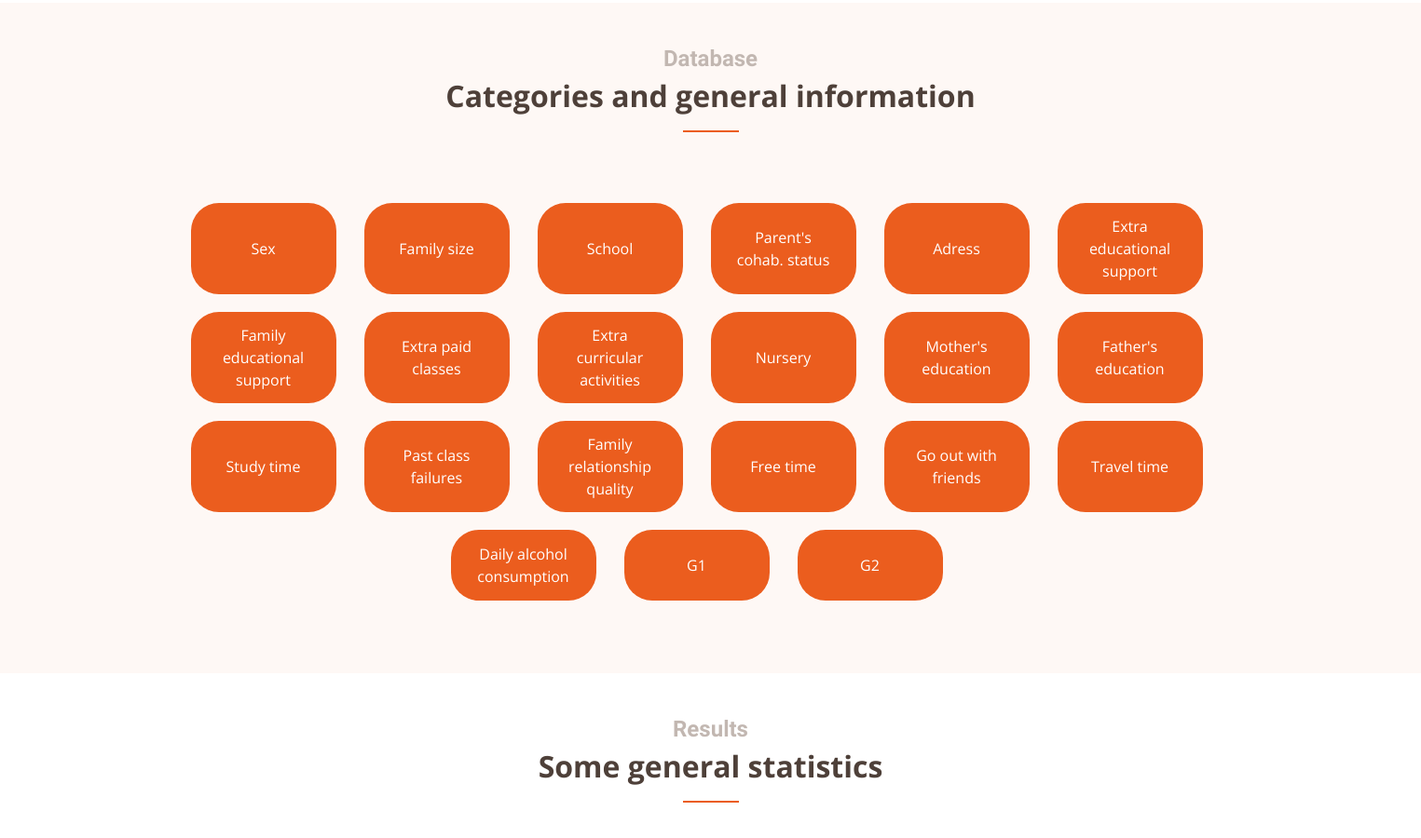
The app's page /results (middle part), older data.
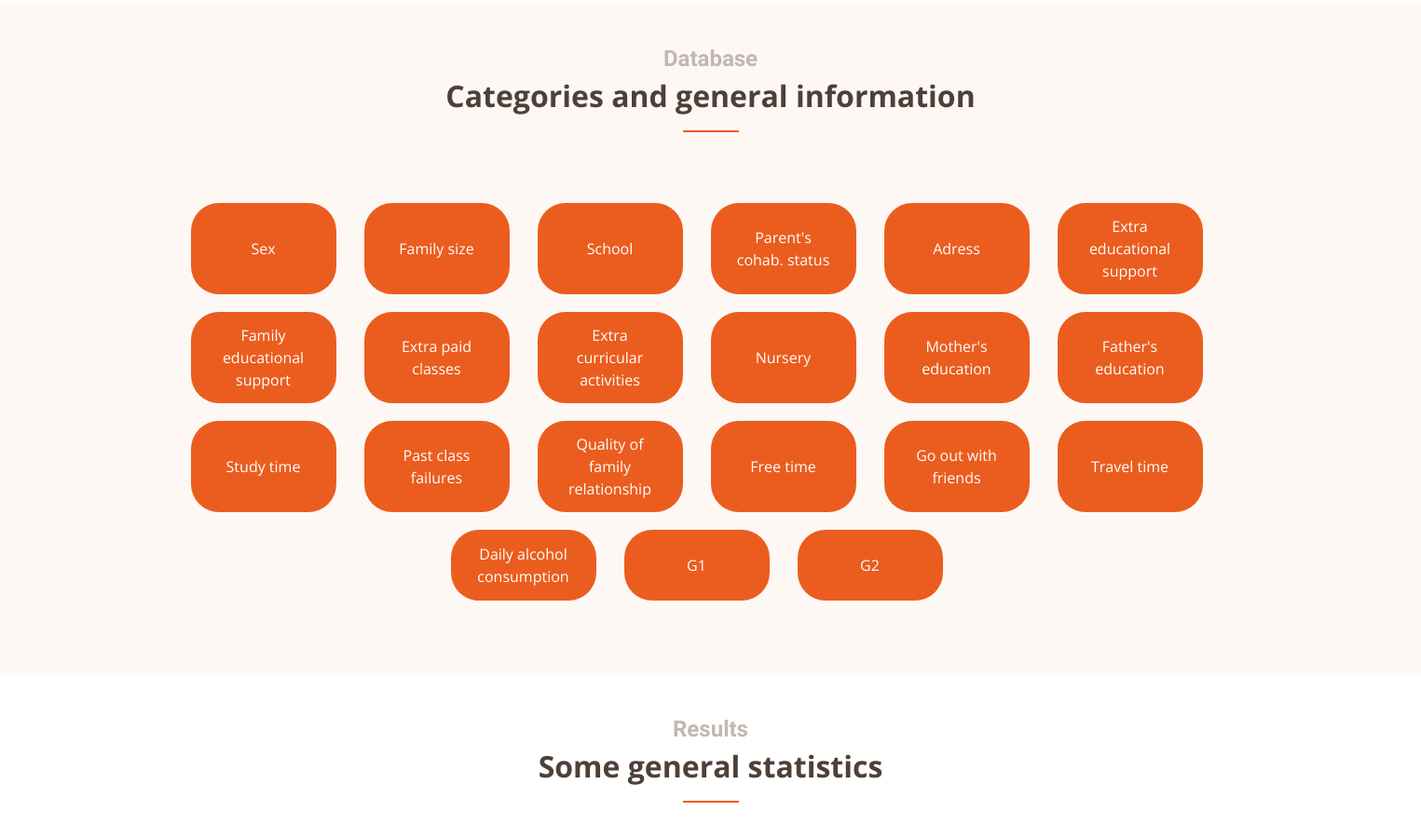
The same page, newer data.
### tables this page shows
CREATE TABLE `t_tests` (
  `Test` TEXT,
  `p_value` REAL,
  `Group1` TEXT,
  `Estimate1` REAL,
  `Group2` TEXT,
  `Estimate2` REAL,
  `Statistic` REAL
);

### application.py (the view)
@app.route('/results')
def results():
    cur = g.db.cursor()
    df = pd.read_csv("student-mat.csv")
    fig = px.scatter_3d(df, x='G1', y='G2', z='G3', color='sex', size = np.ones(len(df['G1'])))
    x1 = np.linspace(0,20,100)
    y1 = np.linspace(0,20, 100)
    c1, c2, c3 = 0.15327, 0.98687, -1.83001 # parameters from R's lm() method
    X, Y = np.meshgrid(x1,y1)
    Z =c1*X + c2*Y + c3
    rc = np.ones(100) + 40
    color = 'rgba(51, 101, 138, .7)'  # Red color with 0.7 opacity
    plane = go.Surface(x=X, y=Y, z=Z, showscale=False, colorscale=[[0, color], [1, color]], opacity=0.7)
    fig.add_traces([plane])
    fig.update_layout(scene=dict(
        bgcolor='#fef8f5'  # Set the background color of the scene
    ),
        plot_bgcolor='#fef8f5',  # Set the background color of the plot area
        paper_bgcolor='#fef8f5'  # Set the background color of the paper
    )
    plot_div = fig.to_html(full_html=False)
    graphJSON = json.dumps(fig, cls=plotly.utils.PlotlyJSONEncoder)
    description = """
    Linear regression model using categories G1, G2 and G3 and separating the points by their gender.
    """
    connection = sqlite3.connect('students.db')
    cursor = connection.cursor()
    cursor.execute("""SELECT Test, Group1, Group2, Estimate1, Estimate2, Statistic, p_value FROM t_tests""")
    points = cur.execute("SELECT G3, COUNT(*) AS group_size FROM student_data GROUP BY G3").fetchall()
    najlepsi =cur.execute("""SELECT   AVG(Medu), AVG(Fedu),AVG(traveltime), AVG(studytime) AS mean_studytime,
       AVG(failures) AS mean_failures,
       AVG(schoolsup) AS mean_schoolsup,
       AVG(famsup) AS mean_famsup,
       AVG(paid) AS mean_paid,
       AVG(activities) AS mean_activities,
       AVG(nursery) AS mean_nursery,
       AVG(higher) AS mean_higher,
       AVG(internet) AS mean_internet,
       AVG(romantic) AS mean_romantic,
       AVG(famrel) AS mean_famrel,
       AVG(freetime) AS mean_freetime,
       AVG(goout) AS mean_goout,
       AVG(Dalc) AS mean_Dalc,
       AVG(Walc) AS mean_Walc,
       AVG(health) AS mean_health,
       AVG(absences) AS mean_absences,
       AVG(G1) AS mean_G1,
       AVG(G2) AS mean_G2
FROM student_data WHERE G3>17;
""").fetchall()[0]
    vsetci = top_najlepsi =cur.execute("""SELECT   AVG(Medu), AVG(Fedu),AVG(traveltime), AVG(studytime) AS mean_studytime,
       AVG(failures) AS mean_failures,
       AVG(schoolsup) AS mean_schoolsup,
       AVG(famsup) AS mean_famsup,
       AVG(paid) AS mean_paid,
       AVG(activities) AS mean_activities,
       AVG(nursery) AS mean_nursery,
       AVG(higher) AS mean_higher,
       AVG(internet) AS mean_internet,
       AVG(romantic) AS mean_romantic,
       AVG(famrel) AS mean_famrel,
       AVG(freetime) AS mean_freetime,
       AVG(goout) AS mean_goout,
       AVG(Dalc) AS mean_Dalc,
       AVG(Walc) AS mean_Walc,
       AVG(health) AS mean_health,
       AVG(absences) AS mean_absences,
       AVG(G1) AS mean_G1,
       AVG(G2) AS mean_G2
FROM student_data;
""").fetchall()[0]
    najhorsi_0 = top_najlepsi =cur.execute("""SELECT   AVG(Medu), AVG(Fedu),AVG(traveltime), AVG(studytime) AS mean_studytime,
       AVG(failures) AS mean_failures,
       AVG(schoolsup) AS mean_schoolsup,
       AVG(famsup) AS mean_famsup,
       AVG(paid) AS mean_paid,
       AVG(activities) AS mean_activities,
       AVG(nursery) AS mean_nursery,
       AVG(higher) AS mean_higher,
       AVG(internet) AS mean_internet,
       AVG(romantic) AS mean_romantic,
       AVG(famrel) AS mean_famrel,
       AVG(freetime) AS mean_freetime,
       AVG(goout) AS mean_goout,
       AVG(Dalc) AS mean_Dalc,
       AVG(Walc) AS mean_Walc,
       AVG(health) AS mean_health,
       AVG(absences) AS mean_absences,
       AVG(G1) AS mean_G1,
       AVG(G2) AS mean_G2
FROM student_data WHERE G3=0;
""").fetchall()[0]
    najhorsi_nie_0 = top_najlepsi =cur.execute("""SELECT   AVG(Medu), AVG(Fedu),AVG(traveltime), AVG(studytime) AS mean_studytime,
       AVG(failures) AS mean_failures,
       AVG(schoolsup) AS mean_schoolsup,
       AVG(famsup) AS mean_famsup,
       AVG(paid) AS mean_paid,
       AVG(activities) AS mean_activities,
       AVG(nursery) AS mean_nursery,
       AVG(higher) AS mean_higher,
       AVG(internet) AS mean_internet,
       AVG(romantic) AS mean_romantic,
       AVG(famrel) AS mean_famrel,
       AVG(freetime) AS mean_freetime,
       AVG(goout) AS mean_goout,
       AVG(Dalc) AS mean_Dalc,
       AVG(Walc) AS mean_Walc,
       AVG(health) AS mean_health,
       AVG(absences) AS mean_absences,
       AVG(G1) AS mean_G1,
       AVG(G2) AS mean_G2
FROM student_data WHERE (G3 >= 4 AND G3 <= 6);
""").fetchall()[0]
    options = ["Medu", "Fedu", "traveltime", "studytime", "failures", "schoolsup", "famsup", "paid", "activities", "nursery", "higher", "internet", "romantic", "famrel", "freetime", "goout", "Dalc", "Walc", "health", "absences", "G1", "G2"]
    return render_template('results.html', graphJSON=graphJSON, description=description, points = points, info_cat=cursor.fetchall(),
                           najlepsi = najlepsi, vsetci = vsetci, najhorsi_0 = najhorsi_0, najhorsi_nie_0 = najhorsi_nie_0, options = options)

### application.py (called while the page is built)
def connect_db():
    return sqlite3.connect('students.db')

@app.before_request
def before_request():
    g.db = connect_db()

@app.teardown_request
def teardown_request(exception):
    db = getattr(g, 'db', None)
    if db is not None:
        db.close()

### templates/results.html (shortened to what this page needs)
{% extends "layout.html" %}
{% block results %}
  <main id="main">
  <section id="GeneralStatistics" class="services section-bg">
    <div class="container" data-aos="fade-up">
      <div class="section-title">
        <h2>Database</h2>
        <p>Categories and general information</p>
      </div>
      <div class="row">
        <p>
          {% for j in range((info_cat|length/6)|int + 1) %}
            <div class="row justify-content-center" data-aos="fade-up" data-aos-delay="{{100*j}}">
              {% for i in range(1,7) if not (6*j + i > info_cat|length) %}
              <div class="col-2 mb-2">
                  <button type="button" class="btn btn-orange col-12" data-html='true'  data-toggle="popover" title="Statistics" data-content='<table class="table">
                    <thead>
                      <tr>
                        <th scope="col"></th>
                        <th scope="col">{{info_cat[6*j+i-1][1]}}</th>
                        <th scope="col">{{info_cat[6*j+i-1][2]}}</th>
                      </tr>
                    </thead>
                    <tbody>
                      <tr>
                        <th scope="row">Estimate</th>
                        <td>{{info_cat[6*j+i-1][3]}}</td>
                        <td>{{info_cat[6*j+i-1][4]}}</td>
                      </tr>
                      <tr>
                        <th scope="row">Statistic</th>
                        <td colspan="2" class="text-center">{{info_cat[6*j+i-1][5]}}</td>
                      </tr>
                      <tr>
                        <th scope="row">P-value</th>
                        <td colspan="2" class="text-center">{{info_cat[6*j+i-1][6]}}</td>
                      </tr>
                    </tbody>
                  </table>'>
                  {{info_cat[6*j+i-1][0]}}
                </button>
              </div>
              {% endfor %}
            </div>
          {% endfor %}
        </p>
      </div>
    </div>
  </section>
  <section id="GeneralStatisticsGraphs" class="services pb-0">
    <div class="container">
      <div class="row justify-content-center">
        <div class="col-lg-12 pt-5 pt-lg-0 text-center">
          <div class="section-title " data-aos="fade-up">
            <h2>Results</h2>
            <p>Some general statistics</p>
          </div>
        </div>
      </div>
    </div>
  </section>
</main>
{% endblock %}

### templates/layout.html (shortened to what this page needs)
<!DOCTYPE html>
<html lang="en">
<head>
  <link href={{url_for('static', filename="assets/vendor/aos/aos.css" )}} rel="stylesheet">
  <link href={{url_for('static', filename="assets/vendor/bootstrap/css/bootstrap.min.css" )}} rel="stylesheet">
  <link href={{url_for('static', filename="assets/vendor/bootstrap-icons/bootstrap-icons.css" )}} rel="stylesheet">
  <link href={{url_for('static', filename="assets/vendor/boxicons/css/boxicons.min.css" )}} rel="stylesheet">
  <link href={{url_for('static', filename="assets/vendor/glightbox/css/glightbox.min.css" )}} rel="stylesheet">
  <link href={{url_for('static', filename="assets/vendor/swiper/swiper-bundle.min.css" )}} rel="stylesheet">
  <link href="https://stackpath.bootstrapcdn.com/bootstrap/4.3.1/css/bootstrap.min.css" rel="stylesheet" />
  <link href={{url_for('static', filename="assets/css/style.css" )}} rel="stylesheet">
</head>
<body>
  {% block results %} {% endblock %}
</body>
</html>

### static/assets/css/style.css (style rules this page uses)
body { font-family: "Open Sans", sans-serif; color: #212529; }
h1, h2, h3, h4, h5, h6, .font-primary { font-family: "Raleway", sans-serif; }
#main { margin-top: 72px; }
section { padding: 60px 0; }
.section-bg { background-color: #fef8f5; }
.section-title { text-align: center; padding-bottom: 30px; }
.section-title h2 { font-size: 24px; font-weight: 700; padding-bottom: 0; line-height: 1px; margin-bottom: 15px; color: #c2b7b1; }
.section-title p { padding-bottom: 15px; margin-bottom: 15px; position: relative; font-size: 32px; font-weight: 700; color: #4e4039; }
.section-title p::after { content: ""; position: absolute; display: block; width: 60px; height: 2px; background: #eb5d1e; bottom: 0; left: calc(50% - 30px); }
.btn-orange { background-color: #eb5d1e !important; color: white; border-radius: none; padding: 10px 25px; border-radius: 30px; height: 90%; margin-top: 15px; }

Row changes from the older to the newer data that the page shows:
changed t_tests: Group1 "No" → "Below mean" (drawn)
Text that changed along with them:
list line gone: "Family relationship quality"
new list line: "Quality of family relationship"
